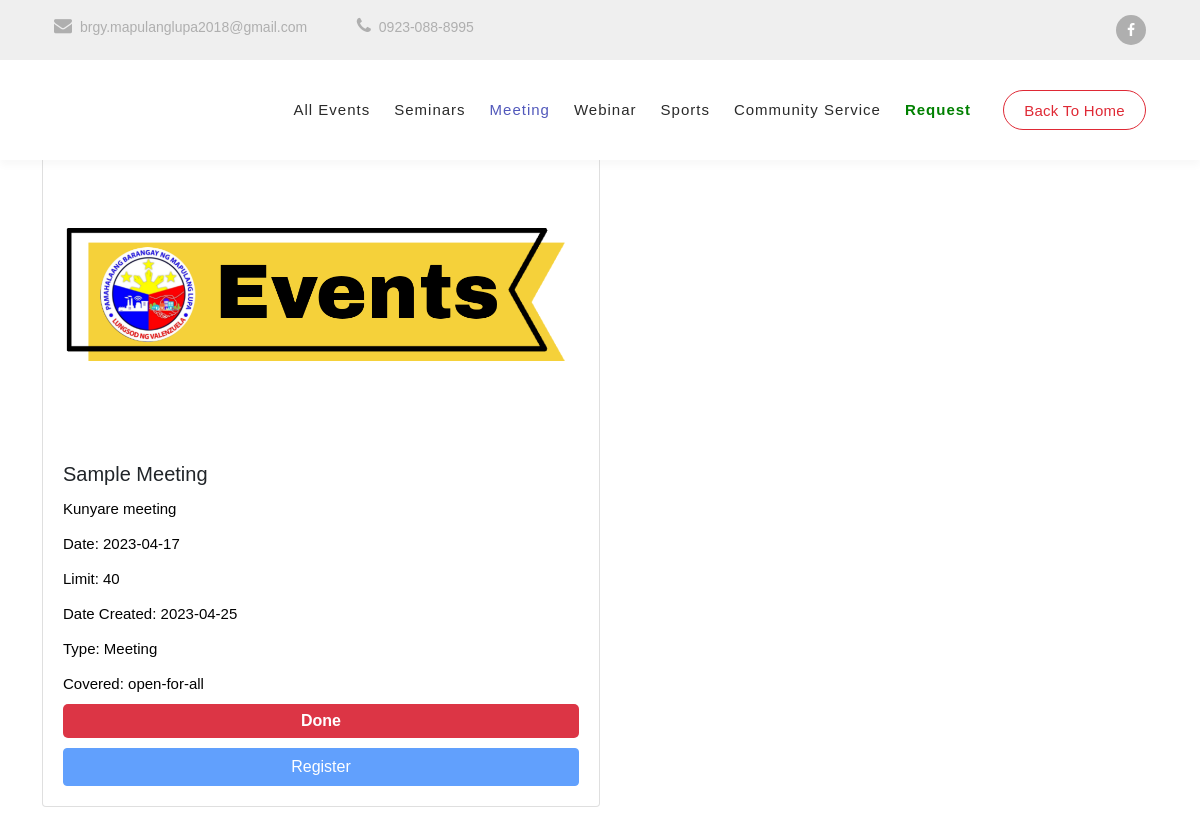
/memevent_meeting.php, run on the app's committed database.
### tables this page shows
CREATE TABLE `tbl_event` (
  `event_id` int(11) NOT NULL,
  `event_title` varchar(50) NOT NULL,
  `event_date` date DEFAULT NULL,
  `event_description` varchar(100) DEFAULT NULL,
  `event_poster` blob DEFAULT NULL,
  `event_limit` int(11) DEFAULT NULL,
  `event_DateCreated` date DEFAULT NULL,
  `event_Type` varchar(20) DEFAULT NULL CHECK (`event_Type` in ('Seminars','Meeting','Webinar','Sports','Community Service')),
  `event-covered` enum('residents-only','open-for-all') NOT NULL
);

### memevent_meeting.php (the view, shortened to what this page needs)
<?php
    include('db_conn.php');
?>
<!DOCTYPE html>
<html lang="en">
  <head>
    <link href="vendor/bootstrap/css/bootstrap.min.css" rel="stylesheet">
    <link rel="stylesheet" href="assets/css/fontawesome.css">
    <link rel="stylesheet" href="assets/css/templatemo-digimedia-v1.css">
    <link rel="stylesheet" href="assets/css/animated.css">
    <link rel="stylesheet" href="assets/css/owl.css">
  </head>
<body>
  <div class="pre-header">
    <div class="container">
      <div class="row">
        <div class="col-lg-8 col-sm-8 col-7">
          <ul class="info">
            <li><a href="#"><i class="fa fa-envelope"></i>brgy.mapulanglupa2018@gmail.com</a></li>
            <li><a href="#"><i class="fa fa-phone"></i>0923-088-8995</a></li>
          </ul>
        </div>
        <div class="col-lg-4 col-sm-4 col-5">
          <ul class="social-media">
            <li><a href="https://www.facebook.com/bagongmapulanglupa2018"><i class="fa fa-facebook"></i></a></li>
          </ul>
        </div>
      </div>
    </div>
  </div>
  <header class="header-area header-sticky wow slideInDown" data-wow-duration="0.75s" data-wow-delay="0s">
    <div class="container">
      <div class="row">
        <div class="col-12">
          <nav class="main-nav">
            <ul class="nav">
              <li><a href="memberevent.php" >All Events</a></li>
              <li><a href="memevent_seminar.php" >Seminars</a></li>
              <li><a href="memevent_meeting.php"class="active">Meeting</a></li>
              <li><a href="memevent_webinar.php">Webinar</a></li>
              <li><a href="memevent_sports.php" >Sports</a></li>
              <li><a href="memevent_comservice.php">Community Service</a></li>
              <li><a href="residentrequest.php" style="color: green; font-weight: bold;">Request</a></li>
             <li><div class="border-first-button"><a href="home.php">Back to Home</a></div></li>
            </ul>
          </nav>
        </div>
      </div>
    </div>
  </header>
  <body>
<body>
    <div class="container">
		<h1>Events</h1>
		<div class="row">
			<?php
			$sql = "SELECT * FROM tbl_event WHERE event_Type = 'Meeting'";
			$result = mysqli_query($conn, $sql);
			if (mysqli_num_rows($result) > 0) {
				while ($row = mysqli_fetch_assoc($result)) {
					echo '<div class="col-sm-6 mb-4">';
					echo '<div class="card">';
					if (!empty($row['event_poster'])) {
						echo '<a href="' . $row['event_poster'] . '"><img src="' . $row['event_poster'] . '" class="card-img-top"></a>';
					}
					echo '<div class="card-body">';
					echo '<h5 class="card-title">' . $row['event_title'] . '</h5>';
					echo '<p class="card-text">' . $row['event_description'] . '</p>';
					echo '<p class="card-text">Date: ' . $row['event_date'] . '</p>';
					echo '<p class="card-text">Limit: ' . $row['event_limit'] . '</p>';
					echo '<p class="card-text">Date Created: ' . $row['event_DateCreated'] . '</p>';
					echo '<p class="card-text">Type: ' . $row['event_Type'] . '</p>';
					echo '<p class="card-text">Covered: ' . $row['event-covered'] . '</p>';
					if (strtotime($row['event_date']) > time()) {
						echo '<div class="box upcoming-box">Upcoming</div>';
						echo '<a href="register.php?event_id=' . $row['event_id'] . '" class="btn btn-primary">Register</a>';
					} else {
						echo '<div class="box done-box">Done</div>';
						echo '<a class="btn btn-primary disabled">Register</a>';
					}
					echo '</div>';
					echo '</div>';
					echo '</div>';
				}
			} else {
				echo 'No seminars found.';
			}
			?>
		</div>
	</div>
</body>
</html>

### assets/css/templatemo-digimedia-v1.css (style rules this page uses)
html, body, div, span, applet, object, iframe, h1, h2, h3, h4, h5, h6, p, blockquote, div pre, a, abbr, acronym, address, big, cite, code, del, dfn, em, font, img, ins, kbd, q, s, samp, small, strike, strong, sub, sup, tt, var, b, u, i, center, dl, dt, dd, ol, ul, li, figure, header, nav, section, article, aside, footer, figcaption { margin: 0; padding: 0; border: 0; outline: 0; }
ul, li { padding: 0; margin: 0; list-style: none; }
header, nav, section, article, aside, footer, hgroup { display: block; }
* { box-sizing: border-box; }
html, body { font-family: 'Poppins', sans-serif; font-weight: 400; background-color: #fff; -ms-text-size-adjust: 100%; -webkit-font-smoothing: antialiased; -moz-osx-font-smoothing: grayscale; }
a { text-decoration: none !important; }
h1, h2, h3, h4, h5, h6 { margin-top: 0px; margin-bottom: 0px; }
ul { margin-bottom: 0px; }
p { font-size: 15px; line-height: 30px; font-weight: 300; color: #afafaf; }
img { width: 100%; overflow: hidden; }
html, body { background: #fff; font-family: 'Poppins', sans-serif; }
.border-first-button a { display: inline-block !important; padding: 10px 20px !important; color: #DF2935 !important; border: 1px solid #DF2935 !important; border-radius: 23px; font-weight: 500 !important; letter-spacing: 0.3px !important; transition: all .5s; }
.pre-header { background-color: #efefef; height: 60px; padding: 15px 0px; }
.pre-header ul li { display: inline-block; }
.pre-header ul.info li { margin-right: 45px; }
.pre-header ul.info li a { color: #afafaf; font-size: 14px; transition: all .3s; }
.pre-header ul.info li a i { font-size: 18px; margin-right: 8px; }
.pre-header ul.social-media { text-align: right; }
.pre-header ul.social-media li { margin-left: 5px; }
.pre-header ul.social-media li a { background-color: #afafaf; color: #fff; display: inline-block; width: 30px; height: 30px; line-height: 30px; text-align: center; border-radius: 50%; font-size: 14px; transition: all .3s; }
.header-area { background-color: #fff; box-shadow: 0px 5px 8px rgba(0,0,0,0.03); position: absolute; left: 0px; right: 0px; z-index: 100; height: 100px; -webkit-transition: all .5s ease 0s; -moz-transition: all .5s ease 0s; -o-transition: all .5s ease 0s; transition: all .5s ease 0s; }
.header-area .main-nav { min-height: 80px; background: transparent; }
.header-area .main-nav .nav { float: right; margin-top: 30px; margin-right: 0px; background-color: transparent; -webkit-transition: all 0.3s ease 0s; -moz-transition: all 0.3s ease 0s; -o-transition: all 0.3s ease 0s; transition: all 0.3s ease 0s; position: relative; z-index: 999; }
.header-area .main-nav .nav li { padding-left: 20px; padding-right: 20px; }
.header-area .main-nav .nav li:last-child { padding-right: 0px; padding-left: 40px; }
.header-area .main-nav .nav li:last-child a , .background-header .main-nav .nav li:last-child a { padding: 0px 20px !important; font-weight: 400; }
.header-area .main-nav .nav li a { display: block; font-weight: 500; font-size: 15px; color: #2a2a2a; text-transform: capitalize; -webkit-transition: all 0.3s ease 0s; -moz-transition: all 0.3s ease 0s; -o-transition: all 0.3s ease 0s; transition: all 0.3s ease 0s; height: 40px; line-height: 40px; border: transparent; letter-spacing: 1px; }
.header-area .main-nav .nav li:hover a, .header-area .main-nav .nav li a.active { color: #5158BB!important; }
.header-area.header-sticky { min-height: 80px; }
.header-area .nav { margin-top: 30px; }
.header-area.header-sticky .nav li a.active { color: #5158BB; }
@media (max-width: 1200px) { .header-area .main-nav .nav li { padding-left: 12px; padding-right: 12px; } }
@media (max-width: 1200px) { .header-area .main-nav:before { display: none; } }
@media (min-width: 767px) { .header-area .main-nav .nav { display: flex !important; } }
@media (max-width: 1200px) { .header-area .main-nav .nav li:last-child { padding-left: 20px; } }

### memevent_meeting.php (style rules this page uses)
body { font-family: 'Montserrat', sans-serif; }
.card-img-top { height: 300px; object-fit: cover; }
.box { padding: 5px; color: #fff; font-weight: bold; border-radius: 5px; text-align: center; margin-bottom: 10px; }
.done-box { background-color: #dc3545; }
.card { margin-bottom: 0; }
.card-body { padding: 20px; display: flex; flex-direction: column; }
.card-text { margin-bottom: 5px; }
.row { margin-right: 0; margin-left: 0; }
.col-sm-6 { padding-right: 0; padding-left: 0; }
p { color: #020202; }

### data on the page
tbl_event: event_poster (picture), event_title "Sample Meeting", event_description "Kunyare meeting", event_date "2023-04-17", event_limit "40", event_DateCreated "2023-04-25", event_Type "Meeting", value "open-for-all", shows "Done"
